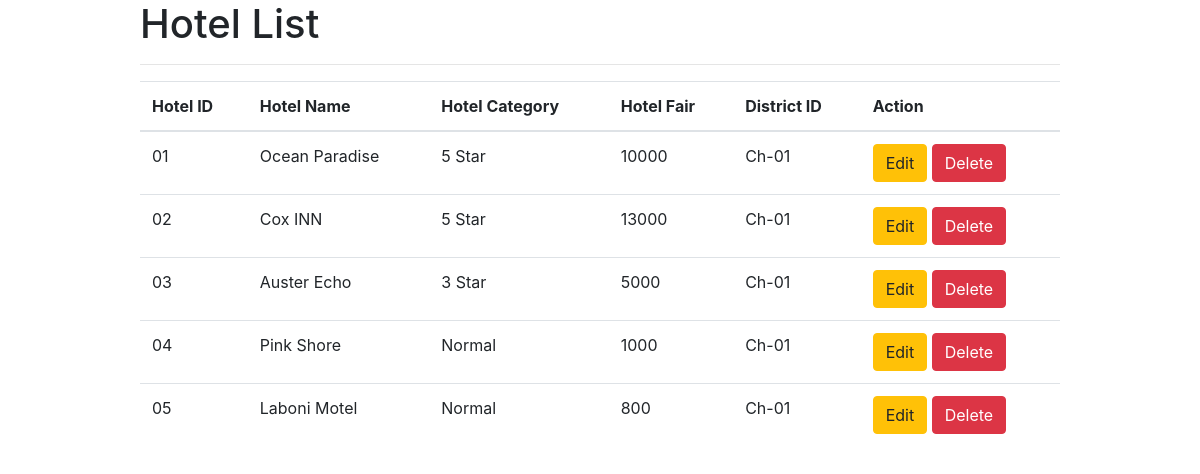
Screenshot of /mysql/hotel_index.php with the database file from the repository.
### tables this page shows
CREATE TABLE `hotel` (
  `hotel_id` varchar(20) NOT NULL,
  `hotel_name` varchar(30) NOT NULL,
  `hotel_catagory` varchar(10) NOT NULL,
  `hotel_fair` int(11) NOT NULL,
  `district_id` varchar(20) NOT NULL
);

### mysql/hotel_index.php (the view, shortened to what this page needs)
<?php
$conn = new mysqli('localhost','root','','travel');
 $sql = "SELECT * FROM hotel";
 $result = $conn->query($sql);
 ?>
<!doctype html>
<html lang="en">
  <head>
    <link rel="stylesheet" href="https://stackpath.bootstrapcdn.com/bootstrap/4.3.1/css/bootstrap.min.css">
  </head>
  <body>
    <div class="container">
      <div class="row">
        <div class="col-md-1">
        </div>
        <div class="col-md-10">
          <h1>Hotel List</h1>
          <hr>
          <table class="table">
            <thead>
              <th>Hotel ID</th>
              <th>Hotel Name</th>
              <th>Hotel Category</th>
              <th>Hotel Fair</th>
              <th>District ID</th>
              <th>Action</th>
            </thead>
            <tbody>
              <?php while ($row = $result->fetch_assoc()) {  ?>
              <tr>
                <td><?php echo $row['hotel_id'] ?></td>
                <td><?php echo $row['hotel_name'] ?></td>
                <td><?php echo $row['hotel_catagory'] ?></td>
                <td><?php echo $row['hotel_fair'] ?></td>
                <td><?php echo $row['district_id'] ?></td>
                <td>
                  <a class="btn btn-warning" href="edit_hotel.php?hotel_id= <?php echo $row['hotel_id'];?>">Edit</a>
                  <a class="btn btn-danger" onclick="return confirm('Are you sure ?')" href="delete_hotel.php?hotel_id=<?php echo $row['hotel_id'];?>">Delete</a>
                </td>
              </tr>
            <?php } ?>
            </tbody>
          </table>
        </div>
      </div>
    </div>
  </body>
</html>

### rows the page displays
hotel: hotel_id "01", hotel_name "Ocean Paradise", hotel_catagory "5 Star", hotel_fair "10000", district "Ch-01"
hotel: hotel_id "02", hotel_name "Cox INN", hotel_catagory "5 Star", hotel_fair "13000", district "Ch-01"
hotel: hotel_id "03", hotel_name "Auster Echo", hotel_catagory "3 Star", hotel_fair "5000", district "Ch-01"
hotel: hotel_id "04", hotel_name "Pink Shore", hotel_catagory "Normal", hotel_fair "1000", district "Ch-01"
hotel: hotel_id "05", hotel_name "Laboni Motel", hotel_catagory "Normal", hotel_fair "800", district "Ch-01"
